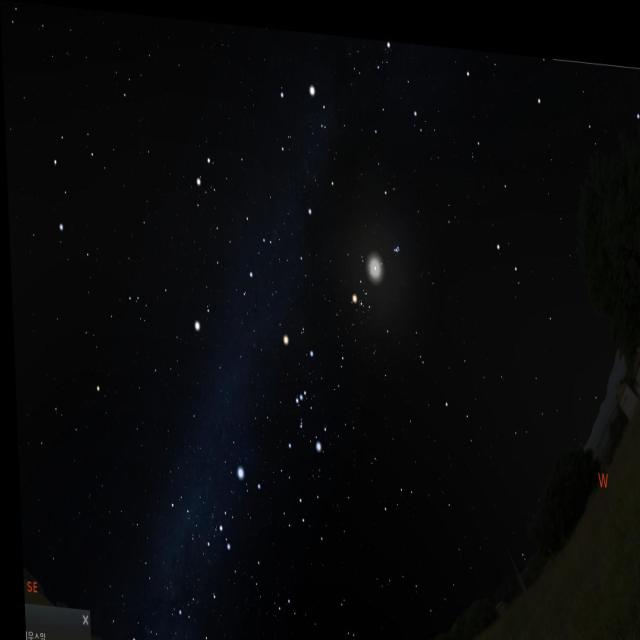
#> input picture dataset/test/images/2022-01-14-00-00-00-s_png_jpg.rf.6ea9b30d42fa648466fa6fa3b913b173.jpg, 640 x 640 px, given in place of 1-00-00-00-s_png_jpg.rf.3b967c1738b7800202be12fc4fc19203.jpg, which was not available
$ python stars_constellations.py
#> lines starting #> are read from the running program, lines starting #| are printed output that depends on the picture; after the words box and inside, x2 and y2 are one past the last pixel; in counts of white or black regions, pixels touching at a corner belong together; pictures that were not available may be replaced by others from this repository, and a replacement may not be noted
### detection_selection/star_detection.py
import cv2
import numpy as np
from IPython.display import Image, display
from matplotlib import pyplot as plt

def increase_brightness(img, threshold=26):
    hsv = cv2.cvtColor(img, cv2.COLOR_BGR2HSV)
    h, s, v = cv2.split(hsv)

    mask = v > threshold    # increase brightness only for pixels that are brighter, make them equally bright
    v[mask] = np.clip(255, 0, 255)  # Increase brightness, cap at 255

    final_hsv = cv2.merge((h, s, v))
    img = cv2.cvtColor(final_hsv, cv2.COLOR_HSV2BGR)
    return img


class StarDetection:

    def __init__(self, image_path):
        self.image_path = image_path

    def keep_only_light_colors(self):
        image = cv2.imread(self.image_path)
#> image is the input picture: shape (640, 640, 3); mean B, G, R 10.3, 9, 8.4

        hsv = cv2.cvtColor(image, cv2.COLOR_BGR2HSV) # convert to HSV
#> hsv: shape (640, 640, 3); mean H, S, V 48, 51.4, 10.9

        lower_light = np.array([0,   0, 100], dtype=np.uint8) # everything that is darker, not star, is label
        upper_light = np.array([180, 255, 255], dtype=np.uint8)
        mask = cv2.inRange(hsv, lower_light, upper_light)
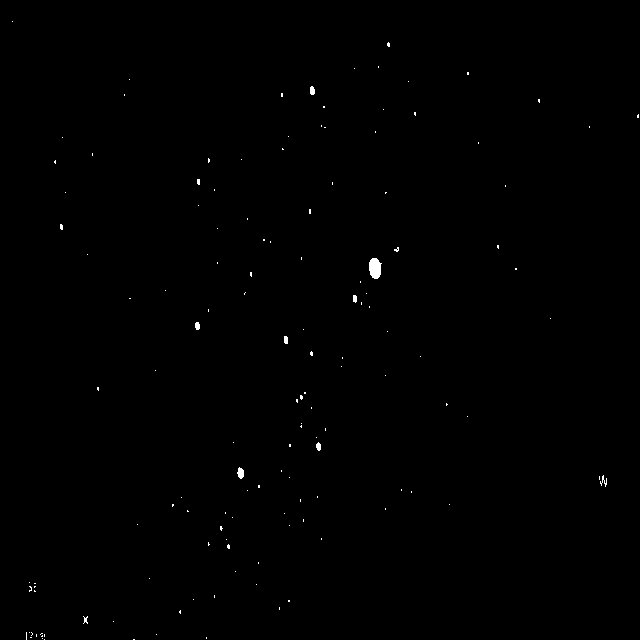
#> mask: shape (640, 640); 0.23% white; 138 white regions (129 under 20 px), largest, box (x1, y1, x2, y2) and area: (369, 258, 382, 279) 210, (237, 467, 244, 479) 60, (310, 86, 315, 95) 38

        only_stars = cv2.bitwise_and(image, image, mask=mask)
        return image, only_stars

    def adjust_image(self):
        image, only_stars = self.keep_only_light_colors()

        # gray_blur = cv2.GaussianBlur(only_stars, (5, 5), 0) # blur to make stars a bit bigger
        gray_blur = cv2.GaussianBlur(only_stars, (1, 1), 0)
        gray_blur = cv2.fastNlMeansDenoising(gray_blur, None, 1, 7, 21) # make them less nosy
        gray_blur = increase_brightness(gray_blur) # increase brightness to take all the stars into account
#> in increase_brightness, `hsv = cv2.cvtColor(img, cv2.COLOR_BGR2HSV)`: hsv: shape (640, 640, 3); mean H, S, V 0.2, 0.1, 0.4
#> in increase_brightness, `final_hsv = cv2.merge((h, s, v))`: final_hsv: shape (640, 640, 3); mean H, S, V 0.2, 0.1, 0.6

        gray_image = cv2.cvtColor(gray_blur, cv2.COLOR_BGR2GRAY)

        kernel = cv2.getStructuringElement(cv2.MORPH_ELLIPSE, (18, 18))
        tophat = cv2.morphologyEx(gray_image, cv2.MORPH_TOPHAT, kernel)

        _, binary = cv2.threshold(tophat, 30, 255, cv2.THRESH_BINARY)
        binary = binary.astype(np.uint8)

        # cv2.imshow("binary", binary)
        # cv2.waitKey(0)
        return image, binary


    def blob_detection1(self, scale = 3):
        # my first approach: scale image, determine centers of contours and map them on the original photo
        color_img, binary_img = self.adjust_image()

        original_height, original_width = binary_img.shape # store original dimensions
#> original_height = 640; original_width = 640

        # upscale images
        upscaled_color = cv2.resize(color_img, None, fx=scale, fy=scale, interpolation=cv2.INTER_CUBIC)
        upscaled_binary = cv2.resize(binary_img, None, fx=scale, fy=scale, interpolation=cv2.INTER_NEAREST)
#> upscaled_binary: shape (1920, 1920); 0.23% white; 138 white regions (73 under 20 px), largest, box (x1, y1, x2, y2) and area: (1107, 774, 1146, 837) 1890, (711, 1401, 732, 1437) 540, (930, 258, 945, 285) 342


        edged = cv2.Canny(upscaled_binary, 0, 150)
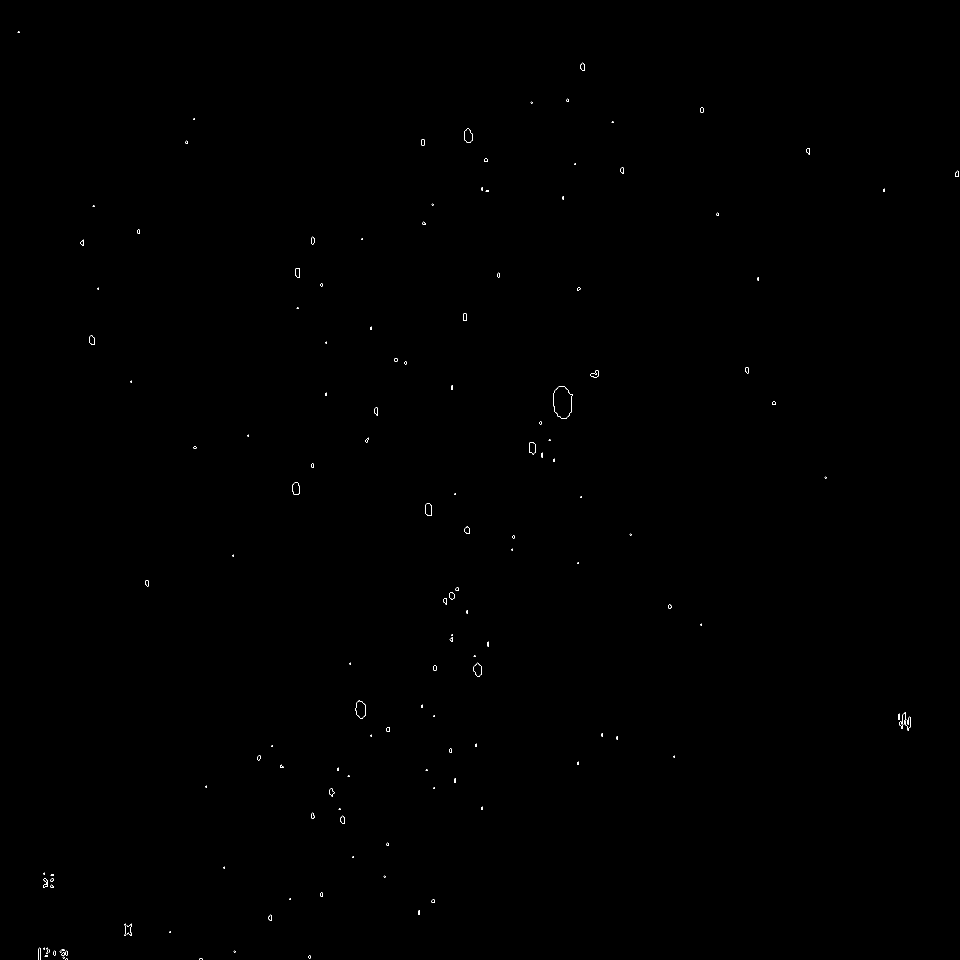
#> edged: shape (1920, 1920) (shown at 1/2 size); 0.08% white in thin lines or dots
        contours, _ = cv2.findContours(edged, cv2.RETR_EXTERNAL, cv2.CHAIN_APPROX_SIMPLE)
#> contours = 143 contours, 84 with area under 20; largest, box (x1, y1, x2, y2) and area: (1106, 773, 1146, 837) 1890, (710, 1400, 732, 1437) 538, (929, 257, 945, 285) 340, (584, 965, 600, 990) 304, (947, 1325, 963, 1353) 302
        shape_centers = []

        for cnt in contours:
            cv2.drawContours(upscaled_color, [cnt], -1, (0, 255, 0), 1)

            x, y, w, h = cv2.boundingRect(cnt) # first option (star as rectangle)
            cX_rect = x + w // 2
            cY_rect = y + h // 2

            if len(cnt) >= 5: # second option (star as an ellipse, at least 5 points)
                ellipse = cv2.fitEllipse(cnt)
                (cx, cy), (MA, ma), angle = ellipse  # center, major/minor axes, rotation
                cX_ellipse = int(cx)
                cY_ellipse = int(cy)
                cX, cY = cX_ellipse, cY_ellipse
            else:
                cX, cY = cX_rect, cY_rect

            cv2.circle(upscaled_color, (cX, cY), 2, (0, 0, 255), 3)

            # convert back to original scale
            scaled_cX = int(cX / scale)
            scaled_cY = int(cY / scale)
            shape_centers.append((scaled_cX, scaled_cY))
#> this loop made 143 passes
#> (x, y, w, h, cX_rect, cY_rect, cx, cy) on passes 1 to 12: (398, 1916, 7, 4, 401, 1918, 401.1, 1918.3), (131, 1916, 4, 4, 133, 1918, 132.6, 1918.2), (125, 1913, 4, 4, 127, 1915, 126.5, 1914.5), (617, 1910, 4, 7, 619, 1913, 618.8, 1913.3), (89, 1910, 7, 4, 92, 1912, 92.3, 1911.8), (122, 1904, 7, 7, 125, 1907, 125, 1907), (467, 1901, 4, 4, 469, 1903, 468.5, 1902.5), (131, 1901, 4, 10, 133, 1906, 132.8, 1905.8), (107, 1901, 4, 10, 109, 1906, 108.8, 1905.8), (92, 1900, 4, 8, 94, 1904, 95.2, 1909.2), (119, 1898, 10, 7, 124, 1901, 123.4, 1900.9), (97, 1898, 2, 7, 98, 1901, 97.5, 1901.2)
#> (x, y, w, h, cX_rect, cY_rect, cx, cy) on pass 39: (866, 1574, 4, 4, 868, 1576, 867.5, 1575.5)
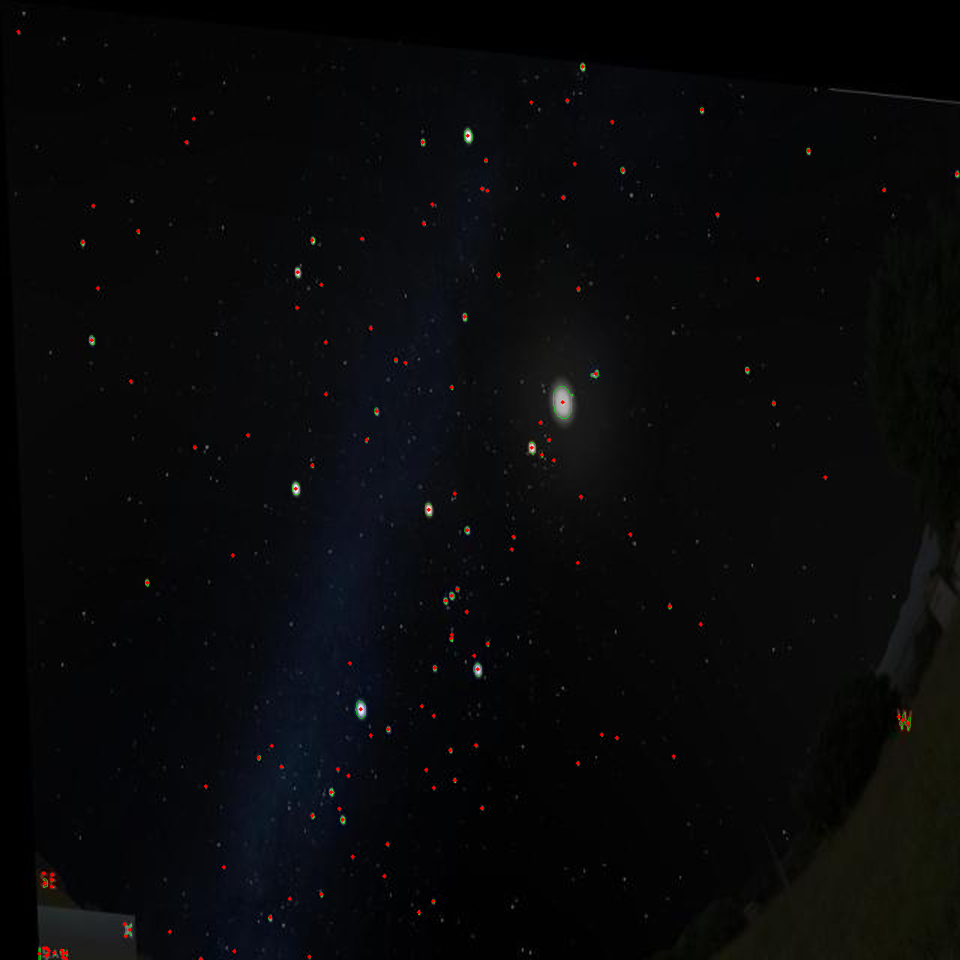
#> upscaled_color: shape (1920, 1920, 3) (shown at 1/2 size); mean B, G, R 10.1, 9, 8.6


        # downscale for display
        transformed_color_down = cv2.resize(upscaled_color,
                                            (original_width, original_height),
                                            interpolation=cv2.INTER_AREA)

        cv2.imshow("Contours and centers", transformed_color_down)
        cv2.waitKey(0)

        return shape_centers

    # [74 lines left out: function blob_detection2, not called in this run]

# [8 lines that do not run on import are left out]


### detection_selection/detect_constellation.py
from ultralytics import YOLO

def detection(image_path, model_path="runs/detect/constellation_run5/weights/best.pt"):
#> (the run stopped early here; a loop or call above may not have finished)

$ run again, on dataset/test/images/2022-01-16-00-00-00-n_png_jpg.rf.1d7ab5e7863e77ffd09864210724503a.jpg
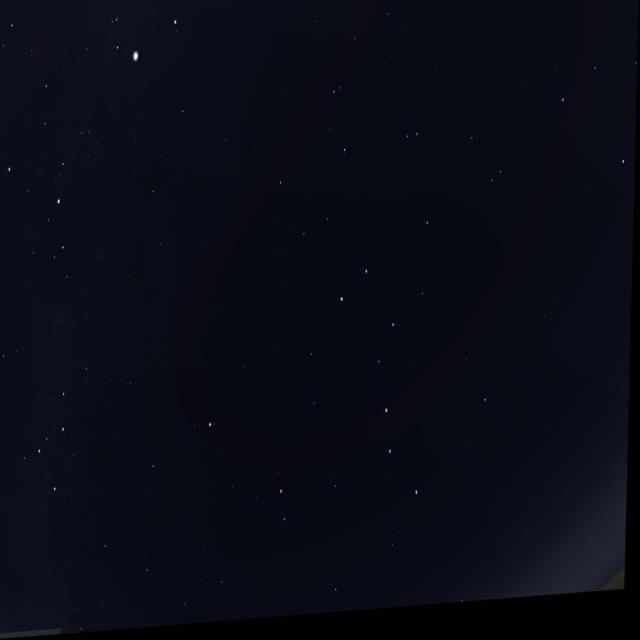
#> input picture dataset/test/images/2022-01-16-00-00-00-n_png_jpg.rf.1d7ab5e7863e77ffd09864210724503a.jpg, 640 x 640 px, given in place of 1-00-00-00-s_png_jpg.rf.3b967c1738b7800202be12fc4fc19203.jpg, which was not available
#> in keep_only_light_colors, image is the input picture: shape (640, 640, 3); mean B, G, R 21.6, 11.5, 9.3
#> in keep_only_light_colors, `mask = cv2.inRange(hsv, lower_light, upper_light)`:
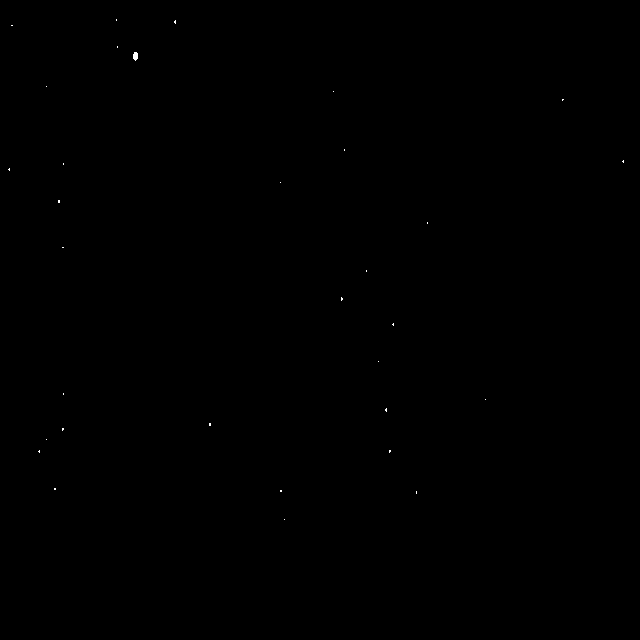
#> mask: shape (640, 640); 0.03% white in thin lines or dots, all inside (x1, y1, x2, y2) = (8, 19, 624, 520)
#> final_hsv: shape (640, 640, 3); mean H, S, V 0, 0, 0.1
#> upscaled_binary: shape (1920, 1920); 0.03% white; 32 white regions (16 under 20 px), largest, box (x1, y1, x2, y2) and area: (399, 156, 414, 183) 324, (522, 60, 528, 72) 54, (174, 600, 180, 609) 54
#> edged: shape (1920, 1920); 0.02% white in thin lines or dots, all inside (x1, y1, x2, y2) = (23, 56, 1872, 1560)
#> contours = 32 contours, 16 with area under 20; largest, box (x1, y1, x2, y2) and area: (398, 155, 414, 183) 324, (1022, 890, 1029, 903) 53, (626, 1268, 633, 1278) 51, (173, 599, 180, 609) 51, (1154, 1223, 1161, 1236) 50
#> the loop in blob_detection1, `for cnt in contours:` made 32 passes
#> (x, y, w, h, cX_rect, cY_rect, cx, cy) on passes 1 to 8: (851, 1556, 4, 4, 853, 1558, 852.5, 1557.5), (1247, 1472, 4, 10, 1249, 1477, 1248.8, 1476.8), (839, 1469, 7, 7, 842, 1472, 842.4, 1472.4), (161, 1463, 7, 7, 164, 1466, 164.4, 1466.4), (1166, 1349, 7, 10, 1169, 1354, 1168.7, 1353.2), (113, 1349, 7, 10, 116, 1354, 116.1, 1352), (137, 1316, 4, 4, 139, 1318, 138.5, 1317.5), (185, 1283, 7, 10, 188, 1288, 187.7, 1287.2)
#> after the loop in blob_detection1, `for cnt in contours:`:
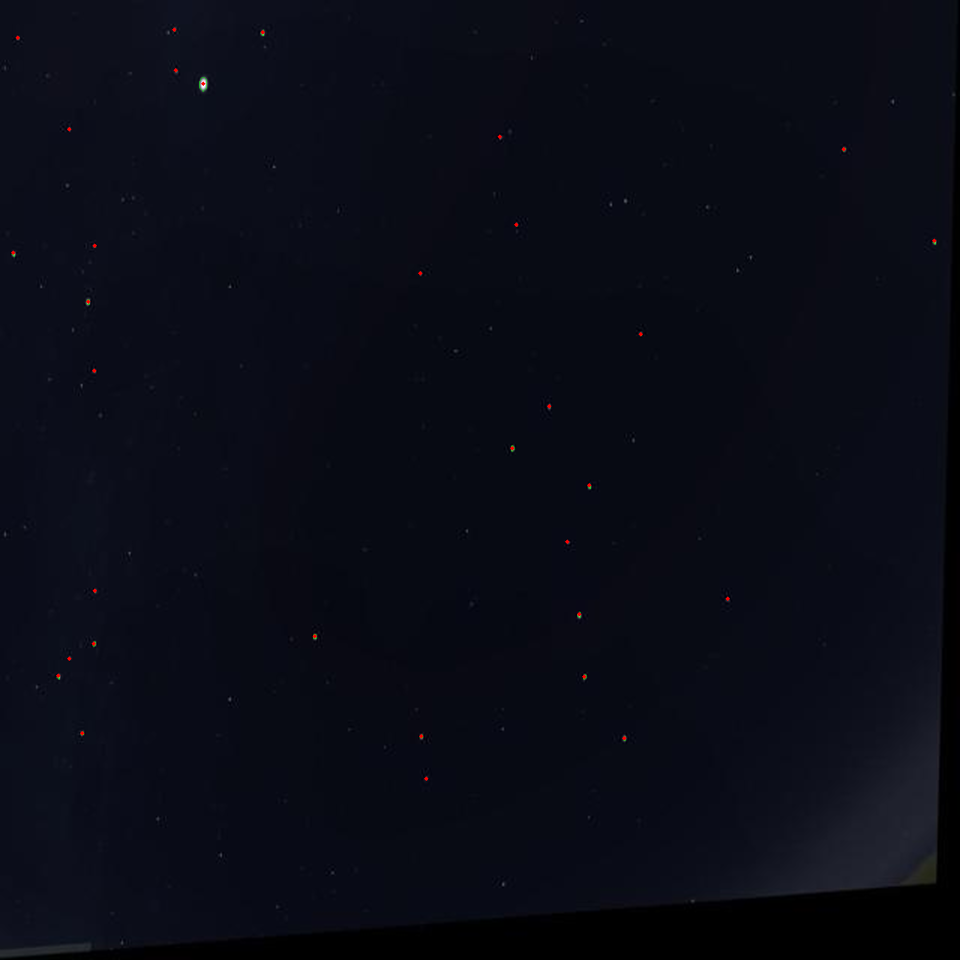
#> upscaled_color: shape (1920, 1920, 3) (shown at 1/2 size); mean B, G, R 21.5, 11.5, 9.4
#> after the loop in blob_detection1, `for cnt in contours:`: shape_centers = 32 pairs, first value 8 to 622, second value 19 to 519
#> stars has the same summary as shape_centers in blob_detection1

$ run again, on dataset/test/images/2022-01-18-00-00-00-n_png_jpg.rf.c9cdce069cfa035bdee09cf45ad4dc1d.jpg
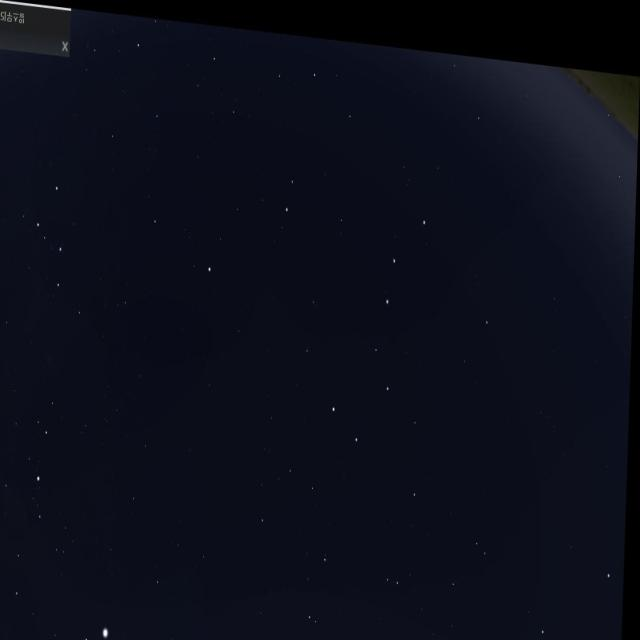
#> input picture dataset/test/images/2022-01-18-00-00-00-n_png_jpg.rf.c9cdce069cfa035bdee09cf45ad4dc1d.jpg, 640 x 640 px, given in place of 1-00-00-00-s_png_jpg.rf.3b967c1738b7800202be12fc4fc19203.jpg, which was not available
#> in keep_only_light_colors, image is the input picture: shape (640, 640, 3); mean B, G, R 25.8, 13.8, 11.7
#> in keep_only_light_colors, `mask = cv2.inRange(hsv, lower_light, upper_light)`:
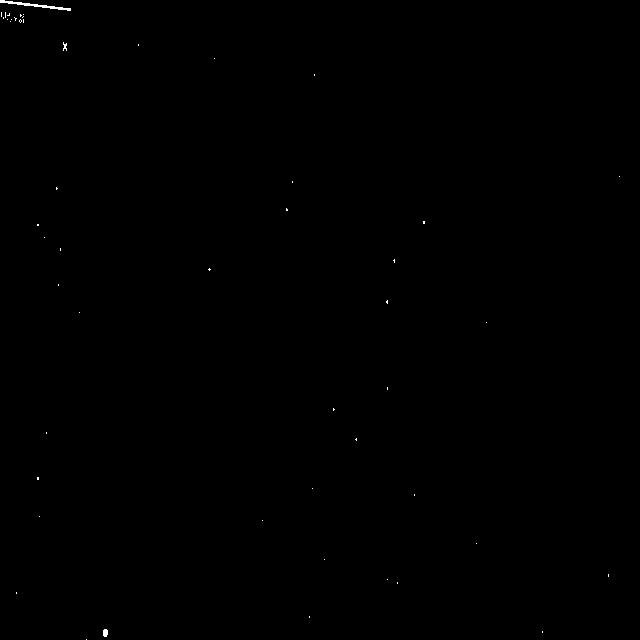
#> mask: shape (640, 640); 0.09% white in thin lines or dots
#> final_hsv: shape (640, 640, 3); mean H, S, V 0.1, 0, 0.2
#> upscaled_binary: shape (1920, 1920); 0.09% white; 51 white regions (28 under 20 px), largest, box (x1, y1, x2, y2) and area: (0, 0, 213, 33) 1674, (309, 1887, 324, 1911) 315, (189, 126, 201, 153) 198
#> edged: shape (1920, 1920); 0.04% white in thin lines or dots
#> contours = 55 contours, 35 with area under 20; largest, box (x1, y1, x2, y2) and area: (308, 1886, 324, 1911) 312, (188, 125, 201, 153) 196, (110, 1430, 117, 1440) 51, (1268, 662, 1275, 672) 51, (14, 35, 18, 54) 51
#> the loop in blob_detection1, `for cnt in contours:` made 55 passes
#> (x, y, w, h, cX_rect, cY_rect, cx, cy) on passes 1 to 8: (257, 1916, 4, 4, 259, 1918, 258.6, 1918.2), (1625, 1892, 4, 7, 1627, 1895, 1626.8, 1895.3), (308, 1886, 16, 25, 316, 1898, 315.3, 1897.8), (926, 1847, 4, 7, 928, 1850, 927.8, 1850.3), (47, 1775, 4, 7, 49, 1778, 48.77, 1778.3), (1190, 1745, 4, 7, 1192, 1748, 1191.8, 1748.3), (1160, 1736, 4, 4, 1162, 1738, 1161.5, 1737.5), (1823, 1721, 4, 10, 1825, 1726, 1824.8, 1725.8)
#> after the loop in blob_detection1, `for cnt in contours:`:
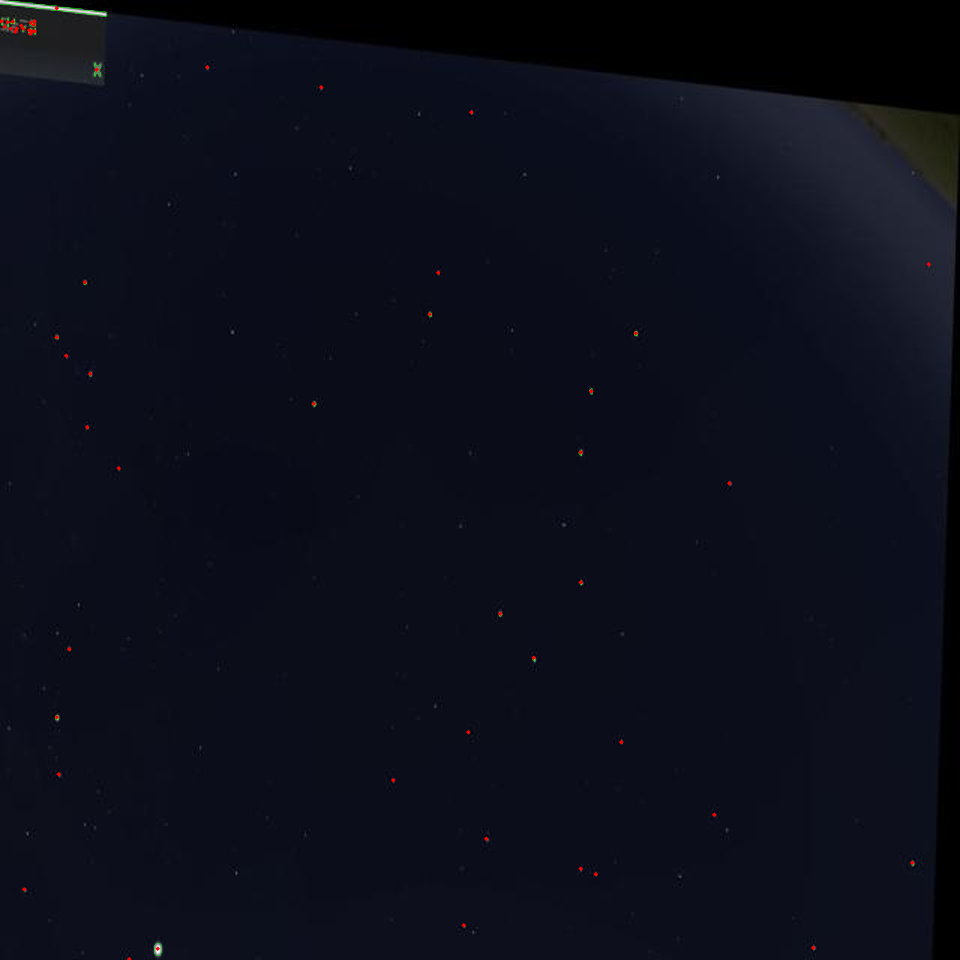
#> upscaled_color: shape (1920, 1920, 3) (shown at 1/2 size); mean B, G, R 25.7, 13.8, 11.8
